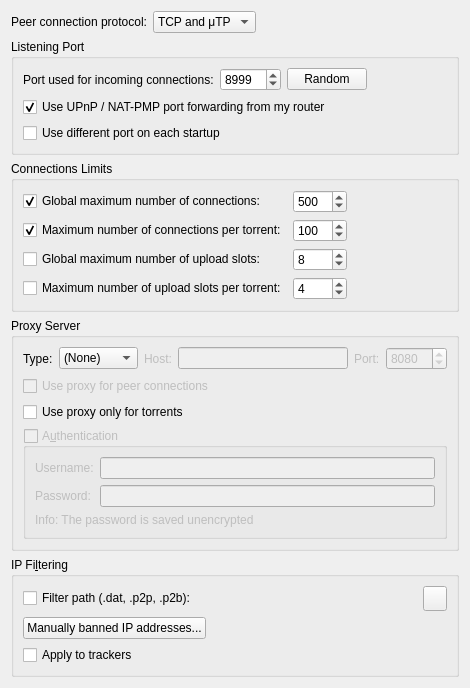
          <widget class="QWidget" name="scrollAreaWidgetContents_3">
           <property name="geometry">
            <rect>
             <x>0</x>
             <y>0</y>
             <width>470</width>
             <height>624</height>
            </rect>
           </property>
           <layout class="QVBoxLayout" name="verticalLayout_20">
            <item>
             <layout class="QHBoxLayout" name="horizontalLayout_12">
              <item>
               <widget class="QLabel" name="label_24">
                <property name="text">
                 <string>Peer connection protocol:</string>
                </property>
               </widget>
              </item>
              <item>
               <widget class="QComboBox" name="comboProtocol">
                <item>
                 <property name="text">
                  <string>TCP and μTP</string>
                 </property>
                </item>
                <item>
                 <property name="text">
                  <string notr="true">TCP</string>
                 </property>
                </item>
                <item>
                 <property name="text">
                  <string notr="true">μTP</string>
                 </property>
                </item>
               </widget>
              </item>
              <item>
               <spacer name="horizontalSpacer_23">
                <property name="orientation">
                 <enum>Qt::Horizontal</enum>
                </property>
                <property name="sizeHint" stdset="0">
                 <size>
                  <width>40</width>
                  <height>20</height>
                 </size>
                </property>
               </spacer>
              </item>
             </layout>
            </item>
            <item>
             <widget class="QGroupBox" name="ListeningPortBox">
              <property name="title">
               <string>Listening Port</string>
              </property>
              <layout class="QVBoxLayout" name="listeningPortLayout">
               <item>
                <layout class="QHBoxLayout" name="listeningPortLayout2">
                 <item>
                  <widget class="QLabel" name="lbl_ports">
                   <property name="text">
                    <string>Port used for incoming connections:</string>
                   </property>
                  </widget>
                 </item>
                 <item>
                  <widget class="QSpinBox" name="spinPort">
                   <property name="minimum">
                    <number>1</number>
                   </property>
                   <property name="maximum">
                    <number>65535</number>
                   </property>
                   <property name="value">
                    <number>8999</number>
                   </property>
                  </widget>
                 </item>
                 <item>
                  <widget class="QPushButton" name="randomButton">
                   <property name="text">
                    <string>Random</string>
                   </property>
                  </widget>
                 </item>
                 <item>
                  <spacer name="horizontalSpacer_4">
                   <property name="orientation">
                    <enum>Qt::Horizontal</enum>
                   </property>
                   <property name="sizeHint" stdset="0">
                    <size>
                     <width>40</width>
                     <height>20</height>
                    </size>
                   </property>
                  </spacer>
                 </item>
                </layout>
               </item>
               <item>
                <widget class="QCheckBox" name="checkUPnP">
                 <property name="text">
                  <string>Use UPnP / NAT-PMP port forwarding from my router</string>
                 </property>
                 <property name="checked">
                  <bool>true</bool>
                 </property>
                </widget>
               </item>
               <item>
                <widget class="QCheckBox" name="checkRandomPort">
                 <property name="text">
                  <string>Use different port on each startup</string>
                 </property>
                </widget>
               </item>
              </layout>
             </widget>
            </item>
            <item>
             <widget class="QGroupBox" name="nbConnecBox">
              <property name="title">
               <string>Connections Limits</string>
              </property>
              <layout class="QGridLayout" name="gridLayout">
               <item row="3" column="1">
                <widget class="QSpinBox" name="spinMaxUploadsPerTorrent">
                 <property name="maximum">
                  <number>500</number>
                 </property>
                 <property name="value">
                  <number>4</number>
                 </property>
                </widget>
               </item>
               <item row="1" column="0">
                <widget class="QCheckBox" name="checkMaxConnecsPerTorrent">
                 <property name="text">
                  <string>Maximum number of connections per torrent:</string>
                 </property>
                 <property name="checked">
                  <bool>true</bool>
                 </property>
                </widget>
               </item>
               <item row="0" column="0">
                <widget class="QCheckBox" name="checkMaxConnecs">
                 <property name="text">
                  <string>Global maximum number of connections:</string>
                 </property>
                 <property name="checked">
                  <bool>true</bool>
                 </property>
                </widget>
               </item>
               <item row="0" column="1">
                <widget class="QSpinBox" name="spinMaxConnec">
                 <property name="enabled">
                  <bool>true</bool>
                 </property>
                 <property name="minimum">
                  <number>2</number>
                 </property>
                 <property name="maximum">
                  <number>2000</number>
                 </property>
                 <property name="value">
                  <number>500</number>
                 </property>
                </widget>
               </item>
               <item row="1" column="1">
                <widget class="QSpinBox" name="spinMaxConnecPerTorrent">
                 <property name="minimum">
                  <number>2</number>
                 </property>
                 <property name="maximum">
                  <number>2000</number>
                 </property>
                 <property name="value">
                  <number>100</number>
                 </property>
                </widget>
               </item>
               <item row="3" column="0">
                <widget class="QCheckBox" name="checkMaxUploadsPerTorrent">
                 <property name="text">
                  <string>Maximum number of upload slots per torrent:</string>
                 </property>
                </widget>
               </item>
               <item row="2" column="0">
                <widget class="QCheckBox" name="checkMaxUploads">
                 <property name="text">
                  <string>Global maximum number of upload slots:</string>
                 </property>
                </widget>
               </item>
               <item row="2" column="1">
                <widget class="QSpinBox" name="spinMaxUploads">
                 <property name="maximum">
                  <number>2000</number>
                 </property>
                 <property name="value">
                  <number>8</number>
                 </property>
                </widget>
               </item>
               <item row="0" column="2">
                <spacer name="horizontalSpacer_3">
                 <property name="orientation">
                  <enum>Qt::Horizontal</enum>
                 </property>
                 <property name="sizeHint" stdset="0">
                  <size>
                   <width>40</width>
                   <height>20</height>
                  </size>
                 </property>
                </spacer>
               </item>
              </layout>
             </widget>
            </item>
            <item>
             <widget class="QGroupBox" name="groupProxy">
              <property name="enabled">
               <bool>true</bool>
              </property>
              <property name="title">
               <string>Proxy Server</string>
              </property>
              <layout class="QVBoxLayout" name="verticalLayout_29">
               <item>
                <layout class="QHBoxLayout" name="proxyTypeLayout">
                 <item>
                  <widget class="QLabel" name="ProxyType_lbl">
                   <property name="text">
                    <string>Type:</string>
                   </property>
                  </widget>
                 </item>
                 <item>
                  <widget class="QComboBox" name="comboProxyType">
                   <item>
                    <property name="text">
                     <string>(None)</string>
                    </property>
                   </item>
                   <item>
                    <property name="text">
                     <string>SOCKS4</string>
                    </property>
                   </item>
                   <item>
                    <property name="text">
                     <string>SOCKS5</string>
                    </property>
                   </item>
                   <item>
                    <property name="text">
                     <string>HTTP</string>
                    </property>
                   </item>
                  </widget>
                 </item>
                 <item>
                  <widget class="QLabel" name="lblProxyIP">
                   <property name="enabled">
                    <bool>false</bool>
                   </property>
                   <property name="text">
                    <string>Host:</string>
                   </property>
                  </widget>
                 </item>
                 <item>
                  <widget class="QLineEdit" name="textProxyIP">
                   <property name="enabled">
                    <bool>false</bool>
                   </property>
                  </widget>
                 </item>
                 <item>
                  <widget class="QLabel" name="lblProxyPort">
                   <property name="enabled">
                    <bool>false</bool>
                   </property>
                   <property name="text">
                    <string>Port:</string>
                   </property>
                  </widget>
                 </item>
                 <item>
                  <widget class="QSpinBox" name="spinProxyPort">
                   <property name="enabled">
                    <bool>false</bool>
                   </property>
                   <property name="minimum">
                    <number>1</number>
                   </property>
                   <property name="maximum">
                    <number>65535</number>
                   </property>
                   <property name="value">
                    <number>8080</number>
                   </property>
                  </widget>
                 </item>
                </layout>
               </item>
               <item>
                <widget class="QCheckBox" name="checkProxyPeerConnecs">
                 <property name="enabled">
                  <bool>false</bool>
                 </property>
                 <property name="toolTip">
                  <string>Otherwise, the proxy server is only used for tracker connections</string>
                 </property>
                 <property name="text">
                  <string>Use proxy for peer connections</string>
                 </property>
                </widget>
               </item>
               <item>
                <widget class="QCheckBox" name="isProxyOnlyForTorrents">
                 <property name="toolTip">
                  <string>RSS feeds, search engine, software updates or anything else other than torrent transfers and related operations (such as peer exchanges) will use a direct connection</string>
                 </property>
                 <property name="text">
                  <string>Use proxy only for torrents</string>
                 </property>
                 <property name="checked">
                  <bool>false</bool>
                 </property>
                </widget>
               </item>
               <item>
                <widget class="QGroupBox" name="checkProxyAuth">
                 <property name="enabled">
                  <bool>false</bool>
                 </property>
                 <property name="title">
                  <string>A&amp;uthentication</string>
                 </property>
                 <property name="checkable">
                  <bool>true</bool>
                 </property>
                 <property name="checked">
                  <bool>false</bool>
                 </property>
                 <layout class="QVBoxLayout" name="verticalLayout_24">
                  <item>
                   <layout class="QGridLayout" name="gridLayout_12">
                    <item row="0" column="0">
                     <widget class="QLabel" name="lblProxyUsername">
                      <property name="text">
                       <string>Username:</string>
                      </property>
                     </widget>
                    </item>
                    <item row="0" column="1">
                     <widget class="QLineEdit" name="textProxyUsername"/>
                    </item>
                    <item row="1" column="0">
                     <widget class="QLabel" name="lblProxyPassword">
                      <property name="text">
                       <string>Password:</string>
                      </property>
                     </widget>
                    </item>
                    <item row="1" column="1">
                     <widget class="QLineEdit" name="textProxyPassword">
                      <property name="echoMode">
                       <enum>QLineEdit::Password</enum>
                      </property>
                     </widget>
                    </item>
                   </layout>
                  </item>
                  <item>
                   <widget class="QLabel" name="label_23">
                    <property name="text">
                     <string>Info: The password is saved unencrypted</string>
                    </property>
                   </widget>
                  </item>
                 </layout>
                </widget>
               </item>
              </layout>
             </widget>
            </item>
            <item>
             <widget class="QGroupBox" name="groupIPFilter">
              <property name="title">
               <string>IP Fi&amp;ltering</string>
              </property>
              <layout class="QVBoxLayout" name="verticalLayout_17">
               <item>
                <layout class="QHBoxLayout" name="horizontalLayout_11">
                 <item>
                  <widget class="QCheckBox" name="checkIPFilter">
                   <property name="text">
                    <string>Filter path (.dat, .p2p, .p2b):</string>
                   </property>
                  </widget>
                 </item>
                 <item>
                  <widget class="FileSystemPathLineEdit" name="textFilterPath" native="true"/>
                 </item>
                 <item>
                  <widget class="QToolButton" name="IpFilterRefreshBtn">
                   <property name="minimumSize">
                    <size>
                     <width>0</width>
                     <height>25</height>
                    </size>
                   </property>
                   <property name="toolTip">
                    <string>Reload the filter</string>
                   </property>
                  </widget>
                 </item>
                </layout>
               </item>
               <item>
                <widget class="QPushButton" name="banListButton">
                 <property name="sizePolicy">
                  <sizepolicy hsizetype="Fixed" vsizetype="Fixed">
                   <horstretch>0</horstretch>
                   <verstretch>0</verstretch>
                  </sizepolicy>
                 </property>
                 <property name="text">
                  <string>Manually banned IP addresses...</string>
                 </property>
                </widget>
               </item>
               <item>
                <widget class="QCheckBox" name="checkIpFilterTrackers">
                 <property name="text">
                  <string>Apply to trackers</string>
                 </property>
                </widget>
               </item>
              </layout>
             </widget>
            </item>
            <item>
             <spacer name="verticalSpacer_3">
              <property name="orientation">
               <enum>Qt::Vertical</enum>
              </property>
              <property name="sizeHint" stdset="0">
               <size>
                <width>20</width>
                <height>40</height>
               </size>
              </property>
             </spacer>
            </item>
           </layout>
          </widget>
